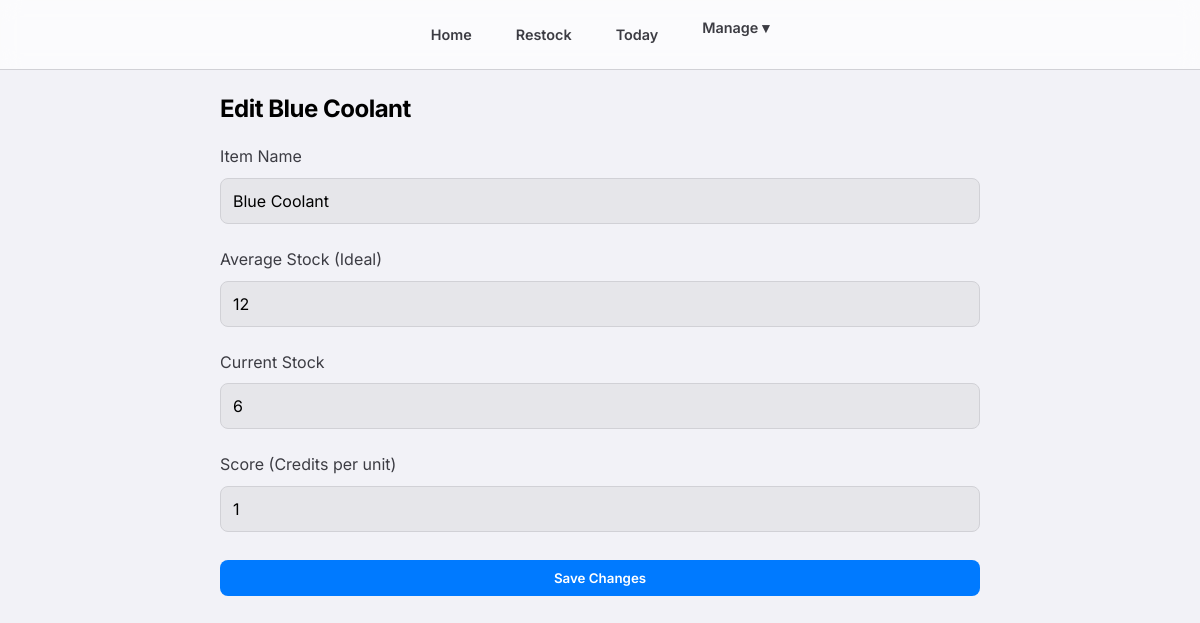
/manage/items/2/edit/ (signed in), run on an earlier commit of the app's database.
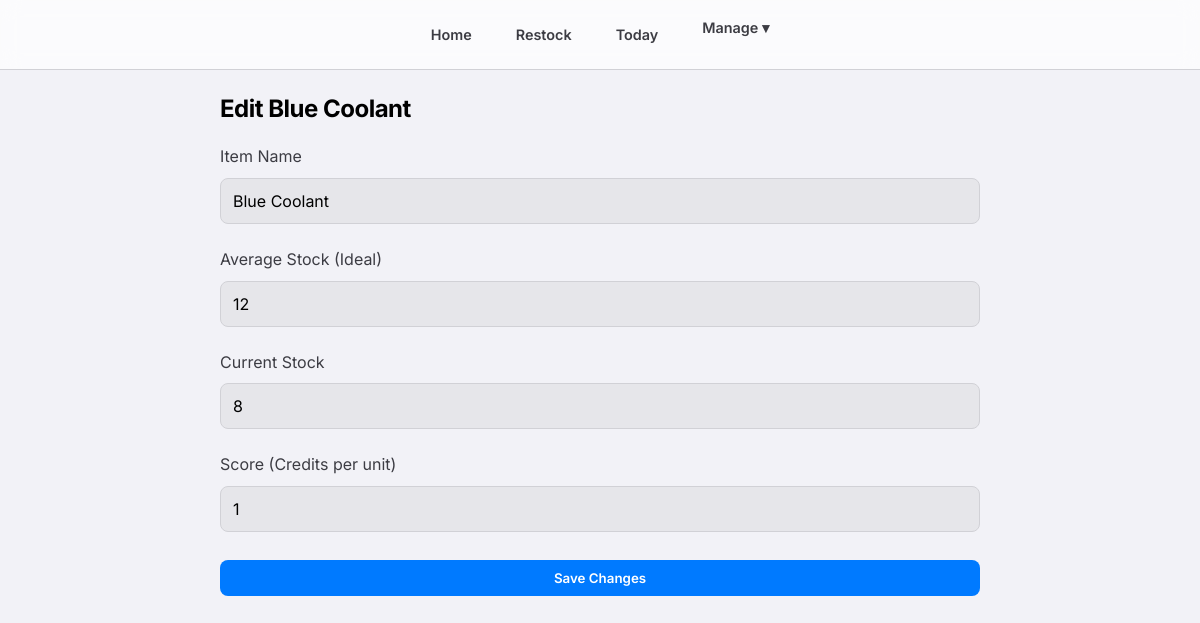
And on a later commit of the database.
### consumables/models.py (models this page shows, shortened)
class Item(models.Model):
    category = models.ForeignKey(Category, related_name='items', on_delete=models.CASCADE)
    subcategory = models.ForeignKey(SubCategory, related_name='items', on_delete=models.SET_NULL, null=True, blank=True)
    name = models.CharField(max_length=200)
    average_stock = models.IntegerField(default=0, help_text="Ideal stock level for calculation")
    current_stock = models.IntegerField(default=0)
    score = models.IntegerField(default=1, help_text="Credits earned per unit taken")
    class Meta:
        constraints = [
            models.UniqueConstraint(
                fields=['category', 'name'],
                condition=models.Q(subcategory__isnull=True),
                name='unique_direct_item_idx'
            ),
            models.UniqueConstraint(
                fields=['subcategory', 'name'],
                name='unique_subcategory_item_idx'
            )
        ]

### consumables/views.py (the view, shortened to what this page needs)
# urls.py: path('manage/items/<int:item_id>/edit/', views.edit_item, name='edit_item'),
@login_required
def edit_item(request, item_id):
    item = get_object_or_404(Item, pk=item_id)
    subcategories = item.category.subcategories.all()
    return render(request, 'consumables/edit_item.html', {'item': item, 'subcategories': subcategories})

### consumables/templates/consumables/edit_item.html (shortened to what this page needs)
{% extends 'consumables/base.html' %}
{% block content %}
<h2>Edit {{ item.name }}</h2>
<form method="post">
    <label style="display: block; color: var(--text-secondary);">Item Name</label>
    <input type="text" name="name" value="{{ item.name }}" required>
    <label style="display: block; color: var(--text-secondary); margin-top: 15px;">Average Stock (Ideal)</label>
    <input type="number" name="average_stock" value="{{ item.average_stock }}">
    <label style="display: block; color: var(--text-secondary); margin-top: 15px;">Current Stock</label>
    <input type="number" name="current_stock" value="{{ item.current_stock }}">
    <label style="display: block; color: var(--text-secondary); margin-top: 15px;">Score (Credits per unit)</label>
    <input type="number" name="score" value="{{ item.score }}">
    <button type="submit" class="btn btn-primary" style="margin-top: 20px; width: 100%;">Save Changes</button>
</form>
{% endblock %}

What changed in the data, as far as the page shows it:
changed Item "Blue Coolant": current_stock "6" → "8"
